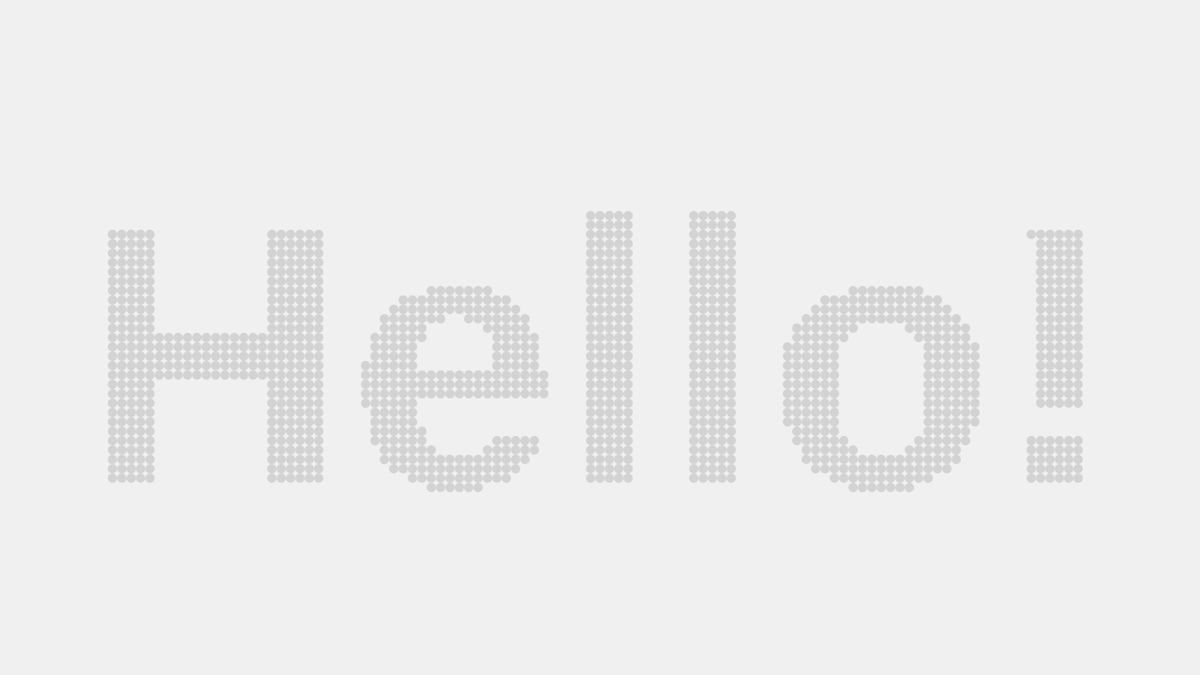
Frame 1 (no input)
Frame 60 (no input): identical to frame 1, image omitted
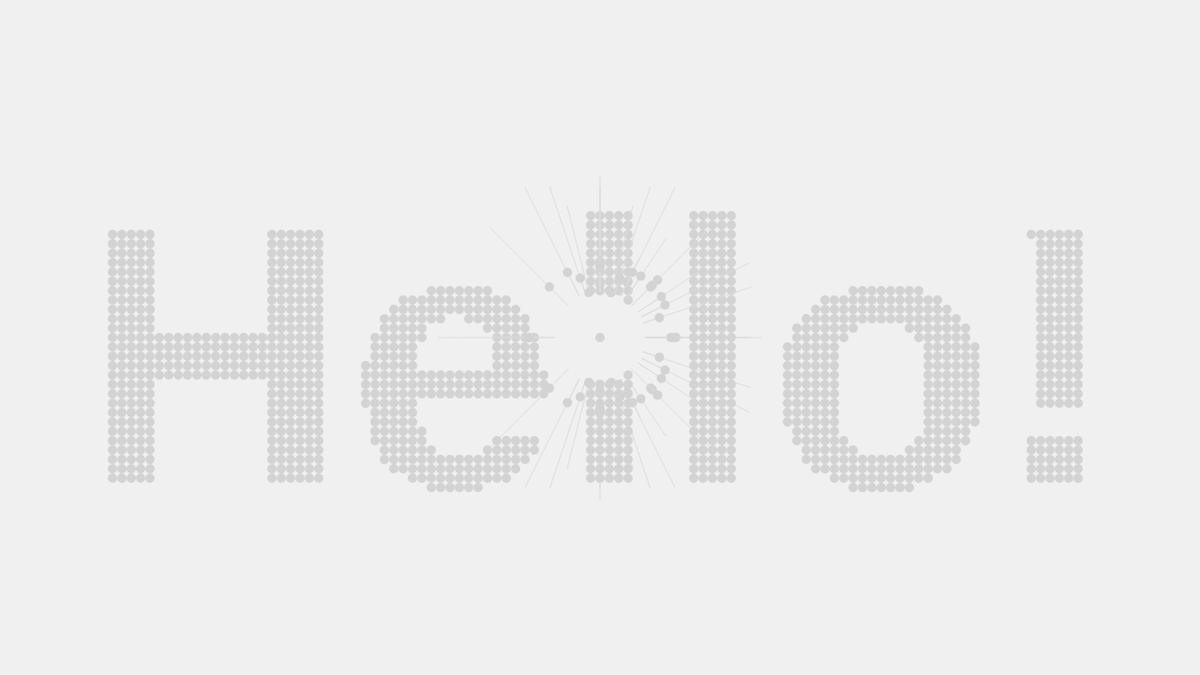
Frame 120 (the mouse pressed at the canvas centre since frame 60)

The p5.js sketch that drew these frames (run headless with seeded random() and noise() and a simulated clock; from frame 60 on, the mouse is pressed at the canvas centre):

// p5.js sketch
// ── sketch.js
let modules = [];

function setup() {
  createCanvas(1280, 720);
  background(0);

  textStyle(BOLD);
  textSize(400);
  textAlign(CENTER, CENTER);
  fill(255);
  text("Hello!", width / 2, height / 2 + 50);

  let gap = 10;

  for (let y = 0; y < height; y += gap) {
    for (let x = 0; x < width; x += gap) {
      let c = get(x, y);
      let b = brightness(c);

      if (b > 50) {
        modules.push(new Module(new createVector(x, y)))
      }
    }

  }
      console.log(modules)
}

function draw() {
  background(240);
  
  for (let module of modules) {
    module.update();
    module.display();
  }
}

// ── module.js
class Module {
  constructor(pos) {
    this.pos = pos;
    this.vel = new createVector(0, 0);

    this.size = 20;
    this.angle = random(radians(360));
    this.defaultSize = 10;

    this.size = this.defaultSize;
    this.isMoving = false;
    this.origin = this.pos.copy();
    this.trail = [];
  }

  update() {
    // update
    let mouse = new createVector(mouseX, mouseY);
    let d = mouse.dist(this.pos);
    let gravity = new createVector(0, 1);

    if (mouseIsPressed && d < 50) {
      this.isMoving = true;

      // target - origin point >> direction
      let dir = this.pos.copy();
      dir.sub(mouse.copy());
      dir.mult(0.2);

      this.vel.add(dir);
    } else {
      let dir = this.origin.copy();
      dir.sub(this.pos);
      dir.mult(0.005);
      this.vel.add(dir);
    }

    if (this.isMoving) {
      this.vel.mult(0.9);
      this.pos.add(this.vel);
    }

    this.trail.push(this.pos.copy());
    if (this.trail.length > 40) {
      this.trail.shift();
    }
  }

  display() {
    // display
    push();
    noFill();
    beginShape();
    stroke(220);
    
    for (let path of this.trail) {
      vertex(path.x, path.y);
    }
    endShape();

    noStroke();
    fill("lightgray");
    translate(this.pos.x, this.pos.y);
    rotate(this.angle);
    ellipse(0, 0, this.size, this.size);

    pop();
  }
}

// ── style.css
html,
body {
	margin: 0;
	padding: 0;
	background-color: black;
}

body {
	font-family: "Geist";
}

h1,
h2,
h3,
h4,
p {
	font-size: 1rem;
	color: gray;
	padding: 0;
	margin: 0;
	font-weight: 600;
	text-transform: uppercase;
}

canvas {
	display: block;
}

header {
	display: flex;
}

header > * {
	flex: 1;
	padding: 10px 10px;
}
